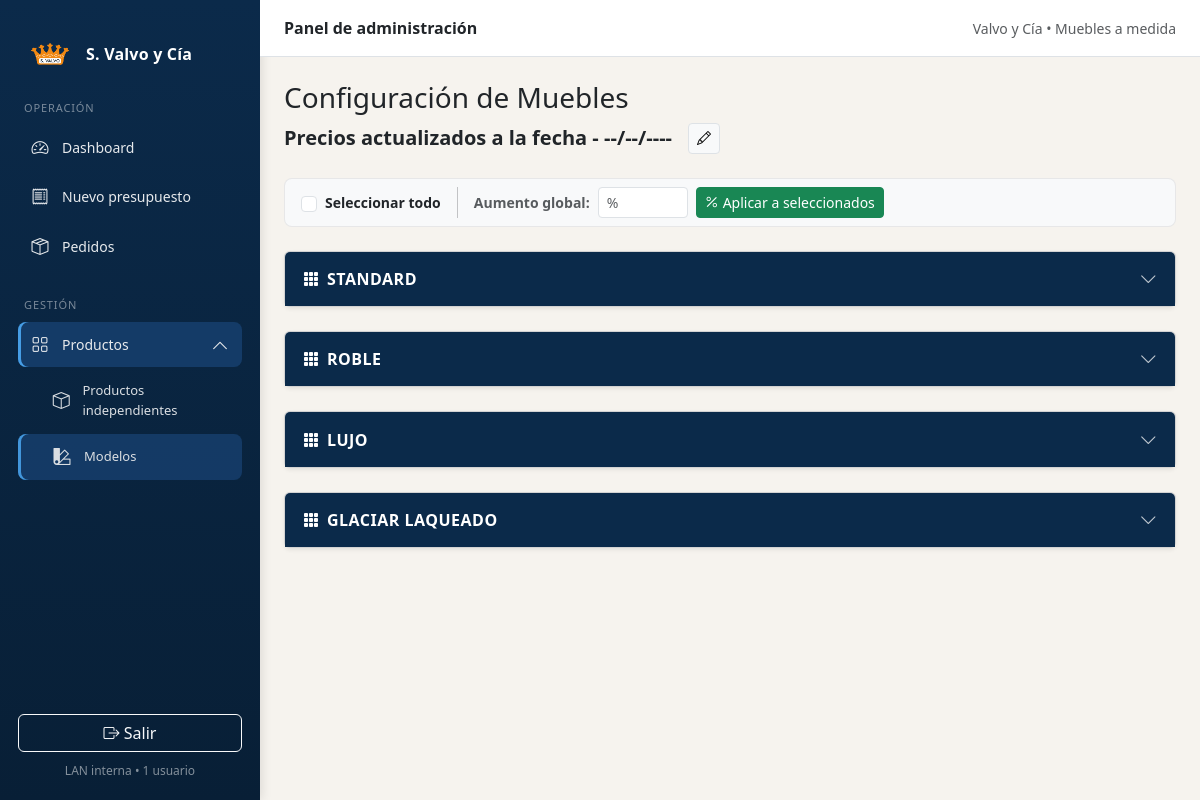
The app's page /configuracion (signed in), older data.
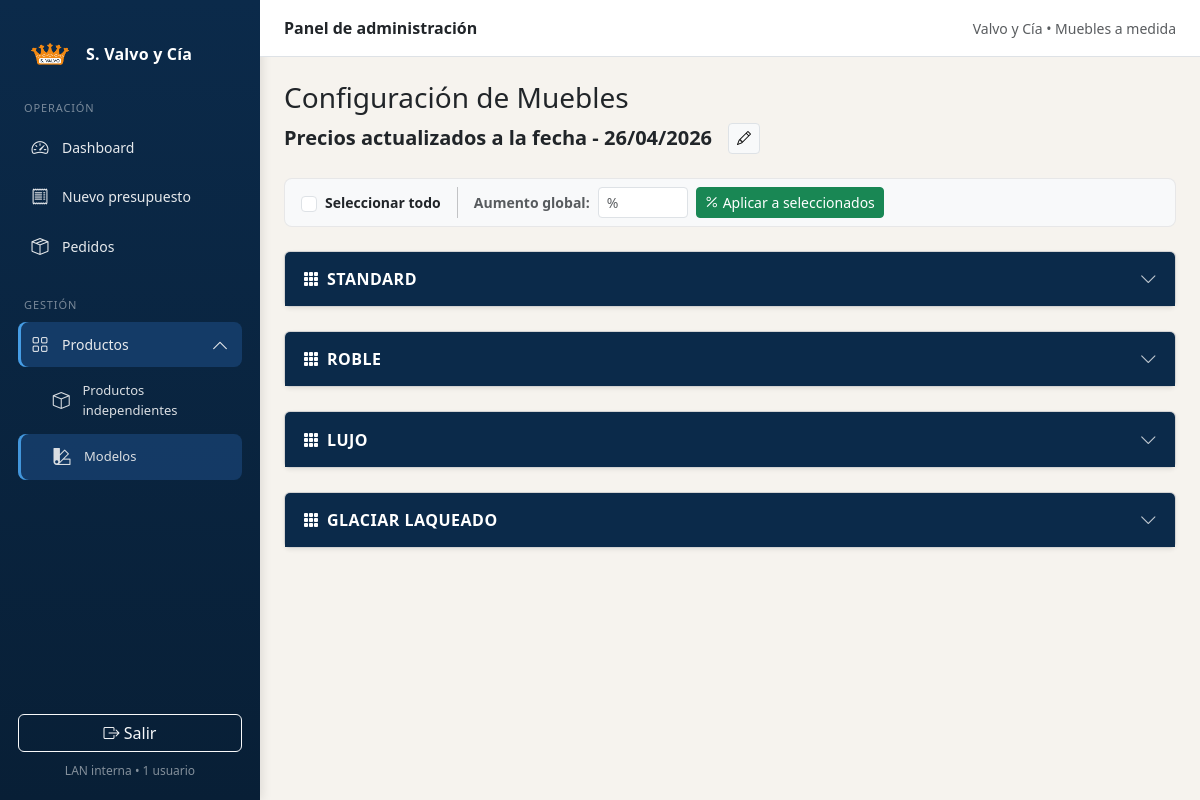
The same page, newer data.
### app/models.py (models this page shows, shortened)
class ConfiguracionGeneral(db.Model):
    id = db.Column(db.Integer, primary_key=True)
    fecha_actualizacion = db.Column(db.Date, nullable=False)

### app/routes.py (the view)
    @app.get("/configuracion")
    @login_required
    def configuracion():
        standard = PrecioMueble.query.filter_by(linea="standard").order_by(PrecioMueble.medida).all()
        roble = PrecioMueble.query.filter_by(linea="roble").order_by(PrecioMueble.medida).all()
        lujo = PrecioMueble.query.filter_by(linea="lujo").order_by(PrecioMueble.medida).all()
        glaciar = PrecioMueble.query.filter_by(linea="glaciar").order_by(PrecioMueble.medida).all()
        adicionales_standard = AdicionalMueble.query.filter_by(linea="standard").all()
        adicionales_roble = AdicionalMueble.query.filter_by(linea="roble").all()
        adicionales_lujo = AdicionalMueble.query.filter_by(linea="lujo").all()
        adicionales_glaciar = AdicionalMueble.query.filter_by(linea="glaciar").all()
        config = ConfiguracionGeneral.query.first()
        return render_template(
            "configuracion.html",
            standard=standard,
            roble=roble,
            lujo=lujo,
            glaciar=glaciar,
            adicionales_standard=adicionales_standard,
            adicionales_roble=adicionales_roble,
            adicionales_lujo=adicionales_lujo,
            adicionales_glaciar=adicionales_glaciar,
            config_fecha = config.fecha_actualizacion if config else None
        )

### app/models.py (called while the page is built)
@login_manager.user_loader
def load_user(user_id):
    return User.query.get(int(user_id))

### app/templates/configuracion.html (shortened to what this page needs)
{% extends "base.html" %}
{% block content %}
<h3 class="mb-2">Configuración de Muebles</h3>
<div class="mb-4 d-flex align-items-center gap-3 flex-wrap">
  <div id="fechaDisplay" class="fw-semibold fs-5">
    Precios actualizados a la fecha -
    <span id="fechaTexto">
      {{ config_fecha.strftime("%d/%m/%Y") if config_fecha else "--/--/----" }}
    </span>
  </div>
  <button type="button" id="btnEditarFecha" class="btn btn-sm btn-light border d-flex align-items-center gap-1">
    <i class="bi bi-pencil"></i>
  </button>
</div>
<div class="d-flex align-items-center gap-3 flex-wrap mb-4 px-3 py-2 rounded-3"
     style="background:#f8f9fa;border:1px solid rgba(0,0,0,.07);">
  <div class="d-flex align-items-center gap-2">
    <input type="checkbox" id="selectAllGlobal" class="form-check-input" style="width:16px;height:16px;">
    <label class="form-check-label fw-semibold small" for="selectAllGlobal">Seleccionar todo</label>
  </div>
  <div class="d-flex align-items-center gap-2">
    <label class="form-label small fw-semibold mb-0 text-muted">Aumento global:</label>
    <input type="number" step="0.1" id="porcentajeGlobal" class="form-control form-control-sm"
           placeholder="%" style="width:90px;">
    <button type="button" id="btnAplicarGlobal" class="btn btn-sm btn-success">
      <i class="bi bi-percent me-1"></i>Aplicar a seleccionados
    </button>
  </div>
</div>
<form method="post" action="/configuracion" id="formConfig">
  {% for nombre, data in {
    "STANDARD": (standard, adicionales_standard),
    "ROBLE": (roble, adicionales_roble),
    "LUJO": (lujo, adicionales_lujo),
    "GLACIAR LAQUEADO": (glaciar, adicionales_glaciar)
  }.items() %}
  <div class="card shadow-sm mb-4">
    <div class="cfg-card-header d-flex justify-content-between align-items-center toggle-card">
      <div class="d-flex align-items-center gap-2">
        <i class="bi bi-grid-3x3-gap-fill"></i>
        <strong>{{ nombre }}</strong>
      </div>
      <span class="arrow"><i class="bi bi-chevron-down"></i></span>
    </div>
  </div>
  {% endfor %}
</form>
{% endblock %}

### app/templates/base.html (shortened to what this page needs)
<!doctype html>
<html lang="es">
<head>
  <link href="https://cdn.jsdelivr.net/npm/bootstrap@5.3.3/dist/css/bootstrap.min.css" rel="stylesheet">
  <link rel="stylesheet" href="{{ url_for('static', filename='styles.css') }}">
  <link href="https://cdn.jsdelivr.net/npm/bootstrap-icons@1.11.3/font/bootstrap-icons.css" rel="stylesheet">
</head>
<body style="background:#f6f3ee;">
<div class="d-flex" style="min-height:100vh;">
  <aside class="sidebar">
    <a class="sidebar-brand" href="{{ url_for('dashboard') }}">
      <img src="{{ url_for('static', filename='img/logo.png') }}" class="brand-logo">
      <span class="brand-text">S. Valvo y Cía</span>
    </a>
    <div class="sidebar-section">Operación</div>
    <a class="sidebar-link" href="/dashboard">
      <i class="bi bi-speedometer2"></i>
      <span>Dashboard</span>
    </a>
    <a class="sidebar-link sidebar-primary" href="/presupuestador">
      <i class="bi bi-receipt"></i>
      <span>Nuevo presupuesto</span>
    </a>
    <a class="sidebar-link" href="/pedidos">
      <i class="bi bi-box-seam"></i>
      <span>Pedidos</span>
    </a>
    <div class="sidebar-section mt-4">Gestión</div>
    <div class="sidebar-group">
      <button class="sidebar-link sidebar-group-toggle w-100 border-0 text-start"
              type="button"
              data-bs-toggle="collapse"
              data-bs-target="#submenuProductos"
              aria-expanded="false"
              aria-controls="submenuProductos">
        <i class="bi bi-grid"></i>
        <span>Productos</span>
        <i class="bi bi-chevron-down sidebar-chevron ms-auto"></i>
      </button>
      <div class="collapse" id="submenuProductos">
        <a class="sidebar-link sidebar-sublink" href="/productos">
          <i class="bi bi-box"></i>
          <span>Productos independientes</span>
        </a>
        <a class="sidebar-link sidebar-sublink" href="/configuracion">
          <i class="bi bi-palette2"></i>
          <span>Modelos</span>
        </a>
      </div>
    </div>
    <div class="sidebar-bottom">
      <a class="btn btn-outline-light w-100" href="/logout">
        <i class="bi bi-box-arrow-right"></i>
        Salir
      </a>
      <div class="sidebar-status">
        LAN interna • 1 usuario
      </div>
    </div>
  </aside>
  <main class="flex-grow-1" style="min-width:0;">
    <div class="px-4 py-3 border-bottom" style="background:#fff;">
      <div class="d-flex justify-content-between align-items-center">
        <div class="fw-semibold">Panel de administración</div>
        <div class="small text-muted">Valvo y Cía • Muebles a medida</div>
      </div>
    </div>
    <div class="container-fluid px-4 py-4">
      {% block content %}{% endblock %}
    </div>
  </main>
</div>
</body>
</html>

### app/static/styles.css (style rules this page uses)
aside .sidebar-brand { display:flex !important; align-items:center !important; gap:10px !important; padding: 8px 6px 14px !important; margin-bottom: 6px !important; text-decoration:none !important; color:#fff !important; }
aside .sidebar-brand .brand-logo { width: 52px; height: 52px; object-fit: contain; background: transparent; padding: 0; border-radius: 0; display: block; }
aside .sidebar-brand .brand-text { font-weight: 800; letter-spacing: .2px; line-height: 1; }
.sidebar { width:260px; flex:0 0 260px; background:linear-gradient(180deg,#0b2a4a,#081f36); color:white; padding:20px 18px; display:flex; flex-direction:column; box-shadow:2px 0 10px rgba(0,0,0,.1); }
.sidebar-brand { display:flex; align-items:center; gap:10px; text-decoration:none; color:white; margin-bottom:30px; }
.brand-logo { height:32px; }
.brand-text { font-weight:600; font-size:16px; letter-spacing:.3px; }
.sidebar-section { font-size:11px; text-transform:uppercase; letter-spacing:.08em; color:rgba(255,255,255,.45); margin-bottom:8px; padding-left:6px; }
.sidebar-link { display:flex; align-items:center; gap:12px; padding:10px 12px; border-radius:8px; color:white; text-decoration:none; font-size:14px; margin-bottom:4px; transition:all .18s ease; opacity:.9; }
.sidebar-link i { font-size:17px; width:20px; text-align:center; }
.sidebar-link.active { background:#163e6c; box-shadow:inset 3px 0 0 #4dabf7; }
.sidebar-primary { font-weight:500; }
.sidebar-bottom { margin-top:auto; padding-top:20px; }
.sidebar-status { font-size:12px; color:rgba(255,255,255,.5); margin-top:10px; text-align:center; }

### app/templates/configuracion.html (style rules this page uses)
.cfg-card-header { background: #0b2a4a; color: #fff; padding: 14px 18px; border: 0; border-radius: calc(.375rem - 1px) calc(.375rem - 1px) 0 0; cursor: pointer; user-select: none; }
.cfg-card-header strong { font-size: 1rem; letter-spacing: .5px; color: #fff; }
.cfg-card-header .arrow { color: rgba(255,255,255,.75); transition: transform .2s ease; font-size: 1.1rem; display: flex; align-items: center; }

### app/templates/base.html (style rules this page uses)
.sidebar-group-toggle { background: transparent; cursor: pointer; }
.sidebar-chevron { font-size: 11px; transition: transform .2s ease; }
.sidebar-group-toggle[aria-expanded="true"] .sidebar-chevron { transform: rotate(180deg); }
.sidebar-sublink { padding-left: 34px !important; font-size: 13px; opacity: .85; }
.sidebar-group-toggle.active { background: #163e6c; box-shadow: inset 3px 0 0 #4dabf7; }

Row changes from the older to the newer data that the page shows:
added ConfiguracionGeneral: fecha_actualizacion "26/04/2026"
Text that changed along with them:
{{ config_fecha.strftime("%d/%m/%Y") if config_fecha else "--/--/----" }}: "--/--/----" → (not shown)
